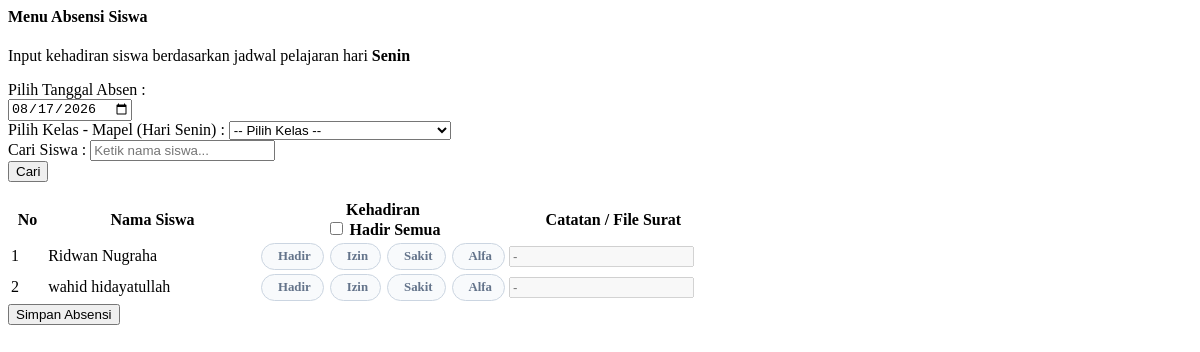
Screenshot of /dashboard_guru/absensi.php?id_japel=39 (signed in) with the database file from the repository.
### tables this page shows
CREATE TABLE `siswa_kelas` (
  `id` int(11) NOT NULL,
  `id_siswa` varchar(10) DEFAULT NULL,
  `id_kelas` int(11) DEFAULT NULL,
  `id_tahun` int(11) DEFAULT NULL,
  `semester` enum('Ganjil','Genap') DEFAULT NULL,
  `status` enum('Aktif','Naik','Lulus','Keluar') DEFAULT NULL,
  `created_at` timestamp NOT NULL DEFAULT current_timestamp()
);

CREATE TABLE `siswa` (
  `id_siswa` varchar(10) NOT NULL,
  `nis` varchar(20) NOT NULL,
  `nama_siswa` varchar(100) NOT NULL,
  `jk` enum('Laki-laki','Perempuan') DEFAULT NULL,
  `alamat` text DEFAULT NULL,
  `tempat_lahir` varchar(50) DEFAULT NULL,
  `tanggal_lahir` date DEFAULT NULL,
  `nisn` varchar(20) DEFAULT NULL,
  `agama` varchar(20) DEFAULT NULL,
  `nik` varchar(30) DEFAULT NULL,
  `no_telpon` varchar(20) DEFAULT NULL,
  `status` enum('Aktif','Nonaktif','Keluar','Dropout','Lulus') DEFAULT 'Aktif',
  `tanggal_keluar` date DEFAULT NULL,
  `keterangan` varchar(100) DEFAULT NULL,
  `id_tahun` int(11) NOT NULL
);

### dashboard_guru/absensi.php (the view, shortened to what this page needs)
<?php
require_once "../koneksi.php";
$id_japel_terpilih = isset($_GET['id_japel']) ? $_GET['id_japel'] : '';
$cari_siswa        = isset($_GET['cari']) ? trim($_GET['cari']) : '';
$hari_map = [
    'Monday'    => 'Senin',
    'Tuesday'   => 'Selasa',
    'Wednesday' => 'Rabu',
    'Thursday'  => 'Kamis',
    'Friday'    => 'Jumat',
    'Saturday'  => 'Sabtu',
    'Sunday'    => 'Minggu'
];
$tanggal_aktif = isset($_GET['tanggal']) && !empty($_GET['tanggal']) ? $_GET['tanggal'] : date('Y-m-d');
$namahari_en   = date('l', strtotime($tanggal_aktif));
$hari_otomatis = $hari_map[$namahari_en] ?? '';
$id_kelas_terpilih = null;
if (!empty($id_japel_terpilih)) {
    $id_japel_esc = mysqli_real_escape_string($conn, $id_japel_terpilih);
    $query_kelas = mysqli_query($conn, "SELECT id_kelas FROM japel WHERE id_japel = '$id_japel_esc' AND hari = '$hari_otomatis' LIMIT 1")
                                 or die("Error SQL : ". mysqli_error($conn));
    $data_kelas = mysqli_fetch_assoc($query_kelas);
    $id_kelas_terpilih = $data_kelas['id_kelas'] ?? null;
}
?>
<div class="d-flex justify-content-between align-items-center mb-4">
    <div>
        <h4 class="fw-bold mb-1">Menu Absensi Siswa</h4>
        <p class="text-muted small mb-0">Input kehadiran siswa berdasarkan jadwal pelajaran hari <strong><?= $hari_otomatis ?></strong></p>
    </div>
</div>
<div class="card mb-4 border-0 shadow-sm">
    <div class="card-body">
        <form method="GET" action="dashboard.php" class="row g-3 align-items-end" id="form-filter">
            <div class="col-md-3">
                <label class="form-label small fw-bold">Pilih Tanggal Absen :</label>
                <div class="input-group">
                    <input type="date" name="tanggal" id="input-tanggal" class="form-control border-start-0"
                           value="<?= htmlspecialchars($tanggal_aktif) ?>"
                           onchange="ubahTanggal()">
                </div>
            </div>
            <div class="col-md-4">
                <label class="form-label small fw-bold">Pilih Kelas - Mapel (Hari <?= $hari_otomatis ?>) : </label>
                <select name="id_japel" id="select-japel" class="form-select" required onchange="this.form.submit()">
                    <option value="">-- Pilih Kelas --</option>
                </select>
            </div>
            <div class="col-md-3">
                <label class="form-label small fw-bold">Cari Siswa :</label>
                <input type="text" name="cari" class="form-control" placeholder="Ketik nama siswa..."
                       value="<?= htmlspecialchars($cari_siswa) ?>">
            </div>
            <div class="col-md-2">
                <button type="submit" class="btn btn-primary w-100" title="Cari">
                    <i class="bi bi-search me-1"></i> Cari
                </button>
            </div>
        </form>
    </div>
</div>
<?php if (!empty($id_japel_terpilih) && !empty($id_kelas_terpilih)): ?>
 <div class="card border-0 shadow-sm">
    <div class="card-body">
        <?php
            $id_japel_esc = mysqli_real_escape_string($conn, $id_japel_terpilih);
            $q_cek_absen = mysqli_query($conn, "SELECT COUNT(*) as total FROM absensi WHERE id_japel = '$id_japel_esc' AND tanggal = '$tanggal_aktif'");
            $d_cek_absen = mysqli_fetch_assoc($q_cek_absen);
            $ada_data_tersimpan = ($d_cek_absen['total'] ?? 0) > 0;
        ?>
        <form method="POST" action="dashboard.php?page=absensi" id="form-absensi" enctype="multipart/form-data">
            <div class="table-responsive">
                <table class="table table-hover align-middle">
                    <thead class="table-light">
                        <tr>
                            <th width="5%">No</th>
                            <th width="30%">Nama Siswa</th>
                            <th width="35%" class="text-center">
                                <div class="d-flex align-items-center justify-content-center gap-2">
                                    <span>Kehadiran</span>
                                    <div class="form-check m-0 ms-2" title="Centang untuk membuat semua siswa Hadir">
                                        <input class="form-check-input cursor-pointer" type="checkbox" id="check-hadir-semua" onchange="toggleHadirSemua(this)" <?= $ada_data_tersimpan ? 'disabled' : '' ?>>
                                        <label class="form-check-label small fw-bold text-success cursor-pointer" for="check-hadir-semua">
                                            Hadir Semua
                                        </label>
                                    </div>
                                </div>
                            </th>
                            <th width="30%">Catatan / File Surat</th>
                        </tr>
                    </thead>
                    <tbody>
                    <?php
                        $cari_esc    = mysqli_real_escape_string($conn, $cari_siswa);
                        $filter_nama = !empty($cari_siswa) ? "AND s.nama_siswa LIKE '%$cari_esc%'" : "";
                        $query_siswa = mysqli_query($conn, "SELECT sk.id AS id_siswa_kelas, s.nama_siswa, a.status_hadir, a.keterangan, a.file_surat
                                                            FROM siswa_kelas sk
                                                            JOIN siswa s ON sk.id_siswa = s.id_siswa
                                                            LEFT JOIN absensi a
                                                            ON a.id_siswa_kelas = sk.id
                                                            AND a.id_japel = '$id_japel_esc'
                                                            AND a.tanggal = '$tanggal_aktif'
                                                            WHERE sk.id_kelas = '$id_kelas_terpilih'
                                                            AND sk.status = 'Aktif'
                                                            $filter_nama
                                                            ORDER BY s.nama_siswa ASC")
                                                            or die("Error SQL : " . mysqli_error($conn));
                        $no = 1;
                        while ($siswa = mysqli_fetch_assoc($query_siswa)) {
                            $status_sekarang = $siswa['status_hadir'] ?? '';
                            $sudah_tersimpan = !empty($status_sekarang);
                            $id_sk           = $siswa['id_siswa_kelas'];
                            $catatan_val      = $siswa['keterangan'] ?? '';
                            ?>
                            <tr data-sk="<?= $id_sk ?>">
                                <td><?= $no++ ?></td>
                                <td class="fw-bold text-dark">
                                    <?= htmlspecialchars($siswa['nama_siswa']) ?>
                                </td>
                                <td>
                                    <div class="status-toggle">
                                        <?php
                                        $icon_map = ['Hadir' => 'bi-check-circle', 'Izin' => 'bi-envelope', 'Sakit' => 'bi-thermometer-half', 'Alfa' => 'bi-x-circle'];
                                        foreach (['Hadir','Izin','Sakit','Alfa'] as $opsi):
                                            $input_id   = 'opsi_' . $id_sk . '_' . $opsi;
                                            $pill_class = 'pill-' . strtolower($opsi);
                                        ?>
                                            <label for="<?= $input_id ?>" class="status-pill <?= $pill_class ?>">
                                                <i class="bi <?= $icon_map[$opsi] ?>"></i><?= $opsi ?>
                                            </label>
                                        <?php endforeach; ?>
                                    </div>
                                </td>
                                <td>
                                    <div class="input-group input-group-sm">
                                        <input type="text" class="form-control input-catatan"
                                            id="catatan_<?= $id_sk ?>"
                                            name="catatan[<?= $id_sk ?>]"
                                            placeholder="-"
                                            value="<?= htmlspecialchars($catatan_val) ?>"
                                            data-db-catatan="<?= htmlspecialchars($catatan_val) ?>"
                                            data-saved="<?= $sudah_tersimpan ? 'true' : 'false' ?>"
                                            <?= $sudah_tersimpan ? 'readonly' : 'disabled' ?>>
                                    </div>
                                </td>
                            </tr>
                            <?php
                        }
                    ?>
                    </tbody>
                </table>
                <div class="text-end mt-3" id="wrapper-btn-simpan">
                    <button type="submit" id="btn-simpan" class="btn btn-success fw-semibold" <?= $ada_data_tersimpan ? 'style="display:none;"' : '' ?>>
                        <i class="bi bi-floppy-fill me-1"></i> Simpan Absensi
                    </button>
                </div>
            </div>
        </form>
    </div>
 </div>
<?php endif; ?>

### dashboard_guru/absensi.php (style rules this page uses)
.status-toggle { display: flex; gap: 6px; justify-content: center; }
.status-pill { padding: 5px 12px; border-radius: 20px; font-size: 0.8rem; font-weight: 600; cursor: pointer; border: 1px solid #cbd5e1; background-color: #f8fafc; color: #64748b; transition: all 0.2s ease; display: inline-flex; align-items: center; gap: 4px; user-select: none; }
.cursor-pointer { cursor: pointer; }

### rows the page displays
siswa_kelas: id_siswa.nama_siswa "Ridwan Nugraha", opsi "Hadir", opsi "Izin", opsi "Sakit", opsi "Alfa"
siswa_kelas: id_siswa.nama_siswa "wahid hidayatullah", opsi "Hadir", opsi "Izin", opsi "Sakit", opsi "Alfa"

### other values shown
$hari_otomatis "Senin"
